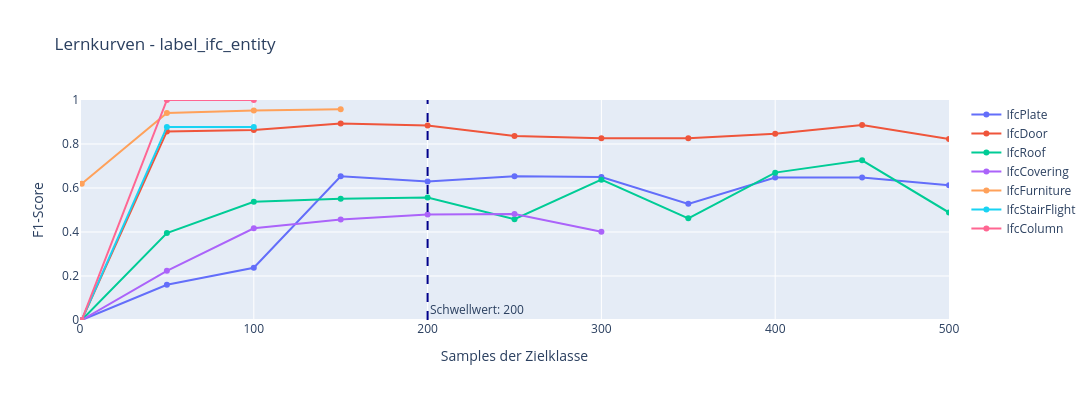
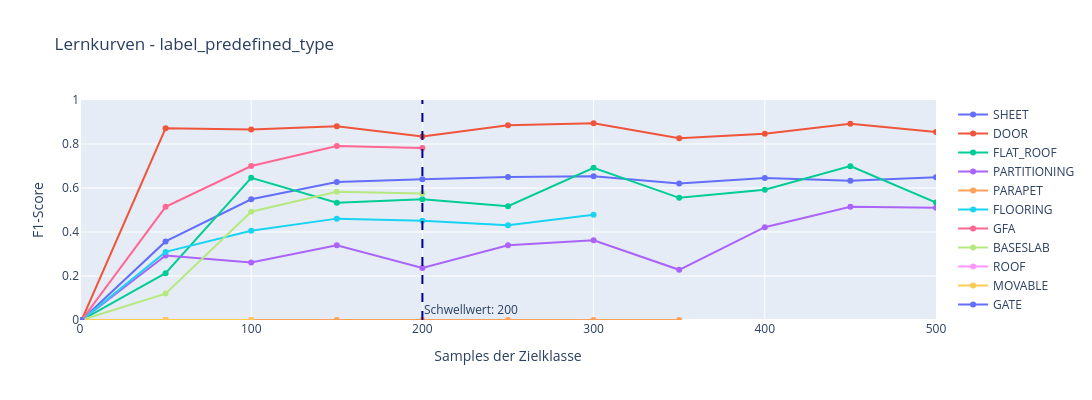

Notebook cell for these charts, in order:
### Markdown cell above
## 2. Per-class learning curve analysis

### Code cell
# create feature matrices
X_train = df_train[ALL_FEATURE_KEYS].values
X_val = df_val[ALL_FEATURE_KEYS].values

# baseline model for learning curve analysis, RF can handle small sample sizes
model = RandomForestClassifier(n_estimators=100, random_state=SEED, n_jobs=-1)

# set candidate threshold for rare classes
CANDIDATE_THRESHOLD = 1000

# analyze each label column for rare classes and plot learning curves
for col in LABEL_COLS:
    y_train = df_train[col].values
    y_val = df_val[col].values
    counts = df_train[col].value_counts()
    rare_candidates = counts[counts < CANDIDATE_THRESHOLD].index.tolist()

    if not rare_candidates:
        print(f"{col}: No rare classes detected")
        continue

    print(f"\n{col} - {len(rare_candidates)} rare candidates:")
    for cls in rare_candidates:
        print(f"  '{cls}': {(y_train == cls).sum()} Train / {(y_val == cls).sum()} Val Samples")

    per_class_learning_curve(
        X_train, y_train, model,
        class_labels=rare_candidates,
        label_name=col,
        X_val=X_val, y_val=y_val,
        threshold=200,
        save=f"learning_curve_{col}",
        chapter="implementation"
    )

### Figure 1 — Plotly figure (JSON) as saved in the notebook; plotly's stock layout.template omitted (floating-point values rounded to 4 significant figures)
{"data": [{"mode": "lines+markers", "name": "IfcPlate", "type": "scatter", "x": [1, 50, 100, 150, 200, 250, 300, 350, 400, 450, 500], "y": [0, 0.16, 0.2375, 0.6531, 0.6291, 0.6533, 0.6496, 0.528, 0.6477, 0.6477, 0.6128]}, {"mode": "lines+markers", "name": "IfcDoor", "type": "scatter", "x": [1, 50, 100, 150, 200, 250, 300, 350, 400, 450, 500], "y": [0, 0.8571, 0.8636, 0.8931, 0.8839, 0.8364, 0.8257, 0.8263, 0.8466, 0.8861, 0.8228]}, {"mode": "lines+markers", "name": "IfcRoof", "type": "scatter", "x": [1, 50, 100, 150, 200, 250, 300, 350, 400, 450, 500], "y": [0, 0.3949, 0.5371, 0.551, 0.5566, 0.4585, 0.6377, 0.4621, 0.6699, 0.7257, 0.4884]}, {"mode": "lines+markers", "name": "IfcCovering", "type": "scatter", "x": [1, 50, 100, 150, 200, 250, 300], "y": [0, 0.2238, 0.4167, 0.4569, 0.4793, 0.4821, 0.4016]}, {"mode": "lines+markers", "name": "IfcFurniture", "type": "scatter", "x": [1, 50, 100, 150], "y": [0.6197, 0.9405, 0.9519, 0.9574]}, {"mode": "lines+markers", "name": "IfcStairFlight", "type": "scatter", "x": [1, 50, 100], "y": [0, 0.8776, 0.8776]}, {"mode": "lines+markers", "name": "IfcColumn", "type": "scatter", "x": [1, 50, 100], "y": [0, 1, 1]}], "layout": {"annotations": [{"showarrow": false, "text": "Schwellwert: 200", "x": 200, "xanchor": "left", "xref": "x", "y": 0, "yanchor": "bottom", "yref": "y domain"}], "height": 400, "legend": {"title": {"text": ""}, "x": 1.02, "xanchor": "left", "y": 1, "yanchor": "top"}, "margin": {}, "shapes": [{"line": {"color": "darkblue", "dash": "dash", "width": 2}, "type": "line", "x0": 200, "x1": 200, "xref": "x", "y0": 0, "y1": 1, "yref": "y domain"}], "title": {"text": "Lernkurven - label_ifc_entity"}, "width": 1400, "xaxis": {"range": [0, 500], "title": {"text": "Samples der Zielklasse"}}, "yaxis": {"range": [0, 1], "title": {"text": "F1-Score"}}}}

### Figure 2 — Plotly figure (JSON) as saved in the notebook; plotly's stock layout.template omitted (floating-point values rounded to 4 significant figures)
{"data": [{"mode": "lines+markers", "name": "SHEET", "type": "scatter", "x": [1, 50, 100, 150, 200, 250, 300, 350, 400, 450, 500], "y": [0, 0.3571, 0.5489, 0.6269, 0.6395, 0.6496, 0.6533, 0.6205, 0.6455, 0.6333, 0.6488]}, {"mode": "lines+markers", "name": "DOOR", "type": "scatter", "x": [1, 50, 100, 150, 200, 250, 300, 350, 400, 450, 500], "y": [0, 0.8716, 0.8658, 0.8808, 0.8339, 0.8852, 0.894, 0.8261, 0.8464, 0.8918, 0.8545]}, {"mode": "lines+markers", "name": "FLAT_ROOF", "type": "scatter", "x": [1, 50, 100, 150, 200, 250, 300, 350, 400, 450, 500], "y": [0, 0.2128, 0.6465, 0.5333, 0.549, 0.5172, 0.6916, 0.5552, 0.5921, 0.6993, 0.5337]}, {"mode": "lines+markers", "name": "PARTITIONING", "type": "scatter", "x": [1, 50, 100, 150, 200, 250, 300, 350, 400, 450, 500], "y": [0, 0.2936, 0.2617, 0.3393, 0.2364, 0.3393, 0.3621, 0.2281, 0.4219, 0.5147, 0.5098]}, {"mode": "lines+markers", "name": "PARAPET", "type": "scatter", "x": [1, 50, 100, 150, 200, 250, 300, 350], "y": [0, 0, 0, 0, 0, 0, 0, 0]}, {"mode": "lines+markers", "name": "FLOORING", "type": "scatter", "x": [1, 50, 100, 150, 200, 250, 300], "y": [0, 0.3095, 0.4055, 0.4608, 0.4507, 0.4306, 0.4786]}, {"mode": "lines+markers", "name": "GFA", "type": "scatter", "x": [1, 50, 100, 150, 200], "y": [0, 0.5143, 0.7, 0.7907, 0.7816]}, {"mode": "lines+markers", "name": "BASESLAB", "type": "scatter", "x": [1, 50, 100, 150, 200], "y": [0, 0.12, 0.4921, 0.5833, 0.575]}, {"mode": "lines+markers", "name": "ROOF", "type": "scatter", "x": [1, 50, 100], "y": [0, 0, 0]}, {"mode": "lines+markers", "name": "MOVABLE", "type": "scatter", "x": [1, 50, 100], "y": [0, 0, 0]}, {"mode": "lines+markers", "name": "GATE", "type": "scatter", "x": [1], "y": [0]}], "layout": {"annotations": [{"showarrow": false, "text": "Schwellwert: 200", "x": 200, "xanchor": "left", "xref": "x", "y": 0, "yanchor": "bottom", "yref": "y domain"}], "height": 400, "legend": {"title": {"text": ""}, "x": 1.02, "xanchor": "left", "y": 1, "yanchor": "top"}, "margin": {}, "shapes": [{"line": {"color": "darkblue", "dash": "dash", "width": 2}, "type": "line", "x0": 200, "x1": 200, "xref": "x", "y0": 0, "y1": 1, "yref": "y domain"}], "title": {"text": "Lernkurven - label_predefined_type"}, "width": 1400, "xaxis": {"range": [0, 500], "title": {"text": "Samples der Zielklasse"}}, "yaxis": {"range": [0, 1], "title": {"text": "F1-Score"}}}}
